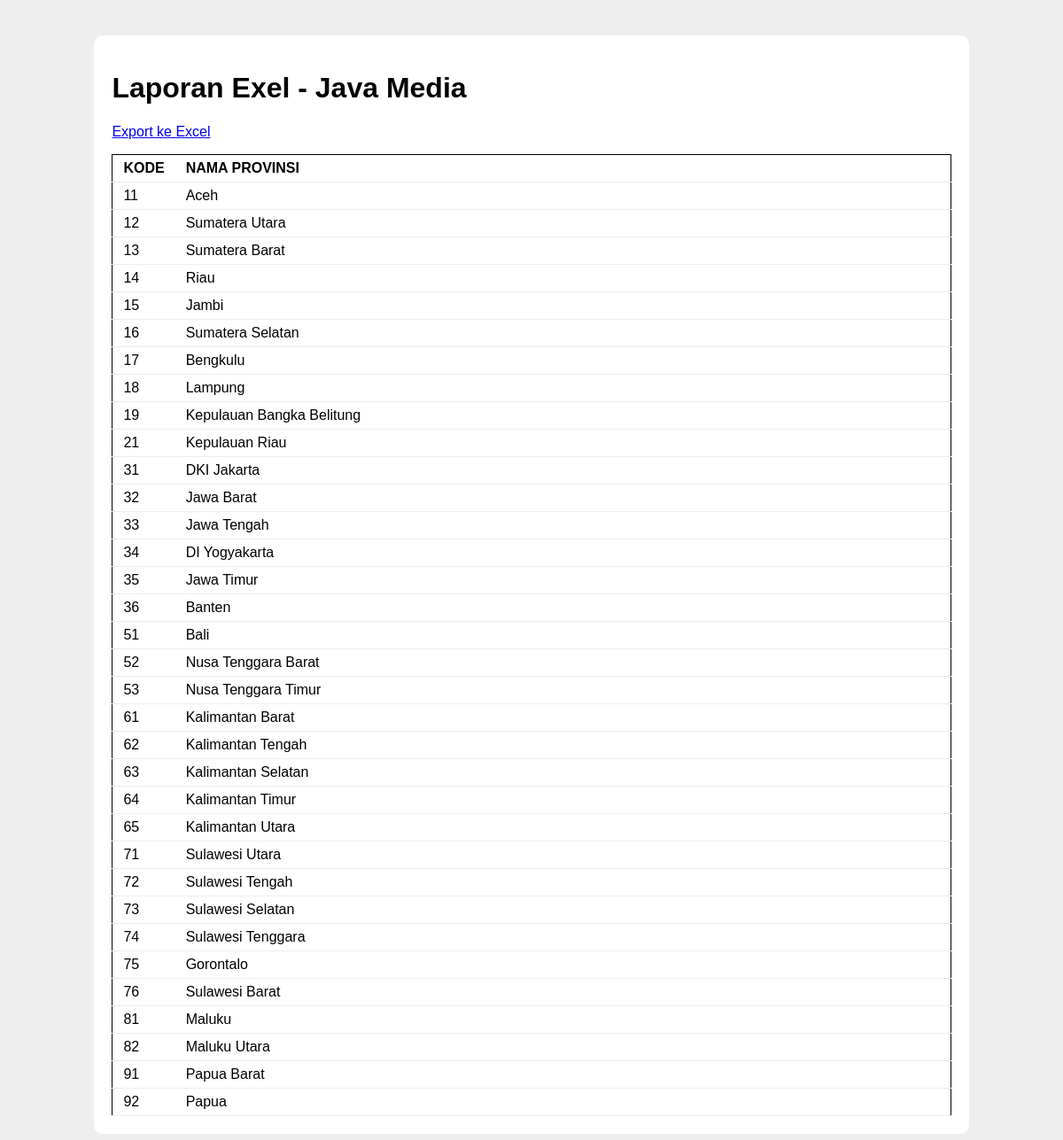
/index.php/laporan, run on the app's committed database.
### tables this page shows
CREATE TABLE `provinsi` (
  `id_provinsi` varchar(2) NOT NULL,
  `nama_provinsi` tinytext NOT NULL,
  `aktif` enum('1','0','','') NOT NULL
);

### application/controllers/Laporan.php (called while the page is built, shortened)
<?php
class Laporan extends CI_Controller {
public function __construct()
{
$this->load->model('provinsi_model');
}
public function index()
{
$provinsi = $this->provinsi_model->listing();
$data = array( 'title' => 'Laporan Exel - Java Media',
'provinsi' => $provinsi
);
$this->load->view('laporan_view', $data, FALSE);
}
}

### index.php (called while the page is built, shortened)
<?php
require_once BASEPATH.'core/CodeIgniter.php';

### application/models/Provinsi_model.php (called while the page is built, shortened)
<?php
class Provinsi_model extends CI_Model {
public function listing()
{
$this->db->select('*');
$this->db->from('provinsi');
$this->db->order_by('id_provinsi', 'ASC');
$query = $this->db->get();
return $query->result();
}
}

### application/views/laporan_view.php (the view, shortened to what this page needs)
<!DOCTYPE html>
<html>
<head>
</head>
<body>
<div class="container">
<h1><?php echo $title ?></h1>
<p><a href="<?php echo base_url() ?>index.php/laporan/export">Export ke Excel</a></p>
<table>
<thead>
<tr>
<th width="5%">KODE</th>
<th>NAMA PROVINSI</th>
</tr>
</thead>
<tbody>
<?php foreach($provinsi as $provinsi) { ?>
<tr>
<td><?php echo $provinsi->id_provinsi ?></td>
<td><?php echo $provinsi->nama_provinsi ?></td>
</tr>
<?php } ?>
</tbody>
</table>
</div>
</body>
</html>

### application/views/laporan_view.php (style rules this page uses)
body { background-color: #EEE; font-family: Arial; }
.container { width: 80%; padding: 20px; background-color: #fff; min-height: 300px; margin: 40px auto; border-radius: 10px; }
table { border: solid thin #000; border-collapse: collapse; width: 100%; }
tr { border-collapse: collapse; }
td,th { padding: 6px 12px; border-bottom: solid thin #EEE; text-align: left; }

### data on the page
provinsi: id_provinsi "11", nama_provinsi "Aceh"
provinsi: id_provinsi "12", nama_provinsi "Sumatera Utara"
provinsi: id_provinsi "13", nama_provinsi "Sumatera Barat"
provinsi: id_provinsi "14", nama_provinsi "Riau"
provinsi: id_provinsi "15", nama_provinsi "Jambi"
provinsi: id_provinsi "16", nama_provinsi "Sumatera Selatan"
provinsi: id_provinsi "17", nama_provinsi "Bengkulu"
provinsi: id_provinsi "18", nama_provinsi "Lampung"
provinsi: id_provinsi "19", nama_provinsi "Kepulauan Bangka Belitung"
provinsi: id_provinsi "21", nama_provinsi "Kepulauan Riau"
provinsi: id_provinsi "31", nama_provinsi "DKI Jakarta"
provinsi: id_provinsi "32", nama_provinsi "Jawa Barat"
provinsi: id_provinsi "33", nama_provinsi "Jawa Tengah"
provinsi: id_provinsi "34", nama_provinsi "DI Yogyakarta"
provinsi: id_provinsi "35", nama_provinsi "Jawa Timur"
provinsi: id_provinsi "36", nama_provinsi "Banten"
provinsi: id_provinsi "51", nama_provinsi "Bali"
provinsi: id_provinsi "52", nama_provinsi "Nusa Tenggara Barat"
provinsi: id_provinsi "53", nama_provinsi "Nusa Tenggara Timur"
provinsi: id_provinsi "61", nama_provinsi "Kalimantan Barat"
provinsi: id_provinsi "62", nama_provinsi "Kalimantan Tengah"
provinsi: id_provinsi "63", nama_provinsi "Kalimantan Selatan"
provinsi: id_provinsi "64", nama_provinsi "Kalimantan Timur"
provinsi: id_provinsi "65", nama_provinsi "Kalimantan Utara"
provinsi: id_provinsi "71", nama_provinsi "Sulawesi Utara"
provinsi: id_provinsi "72", nama_provinsi "Sulawesi Tengah"
provinsi: id_provinsi "73", nama_provinsi "Sulawesi Selatan"
provinsi: id_provinsi "74", nama_provinsi "Sulawesi Tenggara"
provinsi: id_provinsi "75", nama_provinsi "Gorontalo"
provinsi: id_provinsi "76", nama_provinsi "Sulawesi Barat"
provinsi: id_provinsi "81", nama_provinsi "Maluku"
provinsi: id_provinsi "82", nama_provinsi "Maluku Utara"
provinsi: id_provinsi "91", nama_provinsi "Papua Barat"
provinsi: id_provinsi "92", nama_provinsi "Papua"

### other printed values
$title "Laporan Exel - Java Media"
